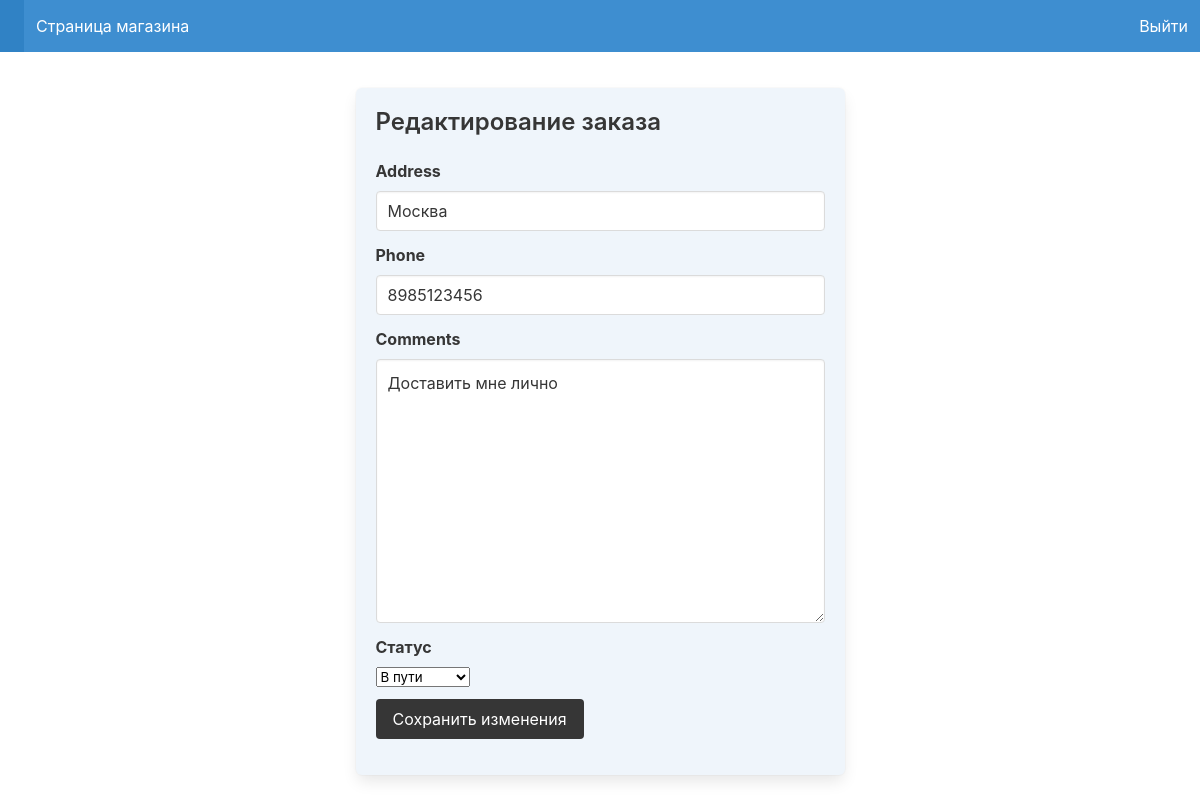
The app's page /staff/edit_order_admin/23 with its own data.
### store/models.py (models this page shows, shortened)
class Order(models.Model):
    customer = models.ForeignKey(User,on_delete=models.CASCADE)
    address = models.CharField(max_length=255)
    phone = models.CharField(max_length=255)
    total_price = models.IntegerField()
    status = models.CharField(choices=STATUS, default=STATUS[0][0], null=True, max_length=255)
    comments = models.TextField(blank=True)

### staff/views.py (the view)
# urls.py: path('edit_order_admin/<int:pk>', views.edit_order, name='edit_order_admin'),
def edit_order(request, pk):
    order = Order.objects.get(pk=pk)
    form = OrderForm(request.POST or None, instance = order)
    if request.method == 'POST' and form.is_valid():
        form.save()
        return redirect('staff:order', pk=order.pk)
    return render(request, 'edit_order_admin.html', {'form': form})

### store/forms.py
class OrderForm(forms.ModelForm):
    address = forms.CharField(widget=forms.TextInput(attrs={'placeholder': 'Введите адрес доставки', 'class':'input'}))
    phone = forms.CharField(widget=forms.TextInput(attrs={'placeholder': 'Введите номер телефона', 'class':'input'}))
    comments = forms.CharField(widget=forms.Textarea(attrs={'placeholder': 'Добавьте комментарии к заказу', 'class':'textarea'}))
    status = forms.ChoiceField(choices=STATUS, required=True, label='Статус')
    class Meta():
        model = Order
        fields = ['address', 'phone','comments','status',]

### staff/templates/edit_order_admin.html (shortened to what this page needs)
{% extends 'admin_layout.html' %}
{% block content %}
<div class="section">
    <div class="container">
        <div class="columns is-centered">
            <div class="colum is-4">
                <div class="box has-background-info-light ">
                    <form method="post">
                        <div class="title is-4">
                            Редактирование заказа
                        </div>
                        {% for field in form %}
                        <div class="field">
                            <label class="label" for="{{ field.id_for_label }}">{{ field.label }}</label>
                            <div class="control">
                                {{ field }}
                            </div>
                        </div>
                        {% endfor %}
                        <button class="button is-dark">Сохранить изменения</button>
                    </form>
                </div>
            </div>
        </div>
    </div>
</div>
{% endblock %}

### records on screen
Order: form "Москва" "8985123456" "Доставить мне лично" "В пути"

### other values on screen
{{ field.label }} "Address" "Phone" "Comments" "Статус"
